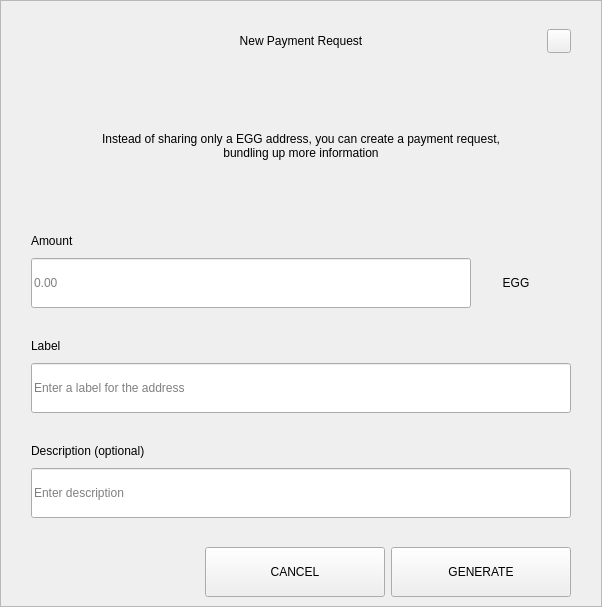
<?xml version="1.0" encoding="UTF-8"?>
<ui version="4.0">
 <class>RequestDialog</class>
 <widget class="QDialog" name="RequestDialog">
  <property name="geometry">
   <rect>
    <x>0</x>
    <y>0</y>
    <width>602</width>
    <height>607</height>
   </rect>
  </property>
  <property name="windowTitle">
   <string>Dialog</string>
  </property>
  <layout class="QVBoxLayout" name="verticalLayout_5">
   <property name="spacing">
    <number>0</number>
   </property>
   <property name="leftMargin">
    <number>0</number>
   </property>
   <property name="topMargin">
    <number>0</number>
   </property>
   <property name="rightMargin">
    <number>0</number>
   </property>
   <property name="bottomMargin">
    <number>0</number>
   </property>
   <item>
    <widget class="QFrame" name="frame">
     <property name="styleSheet">
      <string notr="true"/>
     </property>
     <property name="frameShape">
      <enum>QFrame::StyledPanel</enum>
     </property>
     <property name="frameShadow">
      <enum>QFrame::Raised</enum>
     </property>
     <layout class="QVBoxLayout" name="verticalLayout_4" stretch="1,0,0">
      <property name="spacing">
       <number>0</number>
      </property>
      <property name="leftMargin">
       <number>30</number>
      </property>
      <property name="topMargin">
       <number>20</number>
      </property>
      <property name="rightMargin">
       <number>30</number>
      </property>
      <property name="bottomMargin">
       <number>0</number>
      </property>
      <item>
       <layout class="QHBoxLayout" name="horizontalLayout_3">
        <property name="spacing">
         <number>0</number>
        </property>
        <item>
         <spacer name="horizontalSpacer_21">
          <property name="orientation">
           <enum>Qt::Horizontal</enum>
          </property>
          <property name="sizeHint" stdset="0">
           <size>
            <width>40</width>
            <height>20</height>
           </size>
          </property>
         </spacer>
        </item>
        <item>
         <widget class="QLabel" name="labelTitle">
          <property name="minimumSize">
           <size>
            <width>0</width>
            <height>40</height>
           </size>
          </property>
          <property name="maximumSize">
           <size>
            <width>16777215</width>
            <height>40</height>
           </size>
          </property>
          <property name="styleSheet">
           <string notr="true">padding-left:24px;</string>
          </property>
          <property name="text">
           <string>New Payment Request</string>
          </property>
          <property name="alignment">
           <set>Qt::AlignCenter</set>
          </property>
          <property name="margin">
           <number>7</number>
          </property>
         </widget>
        </item>
        <item>
         <spacer name="horizontalSpacer">
          <property name="orientation">
           <enum>Qt::Horizontal</enum>
          </property>
          <property name="sizeHint" stdset="0">
           <size>
            <width>40</width>
            <height>20</height>
           </size>
          </property>
         </spacer>
        </item>
        <item>
         <widget class="QPushButton" name="btnEsc">
          <property name="minimumSize">
           <size>
            <width>24</width>
            <height>24</height>
           </size>
          </property>
          <property name="maximumSize">
           <size>
            <width>24</width>
            <height>24</height>
           </size>
          </property>
          <property name="focusPolicy">
           <enum>Qt::NoFocus</enum>
          </property>
          <property name="text">
           <string/>
          </property>
         </widget>
        </item>
       </layout>
      </item>
      <item>
       <widget class="QStackedWidget" name="stack">
        <property name="minimumSize">
         <size>
          <width>540</width>
          <height>0</height>
         </size>
        </property>
        <property name="maximumSize">
         <size>
          <width>540</width>
          <height>16777215</height>
         </size>
        </property>
        <property name="currentIndex">
         <number>0</number>
        </property>
        <widget class="QWidget" name="page_1">
         <property name="minimumSize">
          <size>
           <width>540</width>
           <height>0</height>
          </size>
         </property>
         <property name="maximumSize">
          <size>
           <width>540</width>
           <height>16777215</height>
          </size>
         </property>
         <layout class="QVBoxLayout" name="layout1">
          <property name="spacing">
           <number>0</number>
          </property>
          <property name="leftMargin">
           <number>0</number>
          </property>
          <property name="topMargin">
           <number>0</number>
          </property>
          <property name="rightMargin">
           <number>0</number>
          </property>
          <property name="bottomMargin">
           <number>0</number>
          </property>
          <item>
           <spacer name="verticalSpacer_21">
            <property name="orientation">
             <enum>Qt::Vertical</enum>
            </property>
            <property name="sizeType">
             <enum>QSizePolicy::Fixed</enum>
            </property>
            <property name="sizeHint" stdset="0">
             <size>
              <width>20</width>
              <height>30</height>
             </size>
            </property>
           </spacer>
          </item>
          <item alignment="Qt::AlignHCenter">
           <widget class="QLabel" name="labelMessage">
            <property name="minimumSize">
             <size>
              <width>400</width>
              <height>50</height>
             </size>
            </property>
            <property name="text">
             <string>Instead of sharing only a EGG address, you can create a payment request, bundling up more information</string>
            </property>
            <property name="alignment">
             <set>Qt::AlignCenter</set>
            </property>
            <property name="wordWrap">
             <bool>true</bool>
            </property>
           </widget>
          </item>
          <item alignment="Qt::AlignBottom">
           <widget class="QWidget" name="containerAmount" native="true">
            <layout class="QVBoxLayout" name="verticalLayout">
             <property name="spacing">
              <number>9</number>
             </property>
             <property name="leftMargin">
              <number>0</number>
             </property>
             <property name="topMargin">
              <number>0</number>
             </property>
             <property name="rightMargin">
              <number>0</number>
             </property>
             <property name="bottomMargin">
              <number>0</number>
             </property>
             <item>
              <widget class="QLabel" name="labelSubtitleAmount">
               <property name="minimumSize">
                <size>
                 <width>350</width>
                 <height>16</height>
                </size>
               </property>
               <property name="maximumSize">
                <size>
                 <width>16777215</width>
                 <height>16</height>
                </size>
               </property>
               <property name="text">
                <string>Amount</string>
               </property>
              </widget>
             </item>
             <item alignment="Qt::AlignTop">
              <widget class="QWidget" name="layoutAmount" native="true">
               <layout class="QHBoxLayout" name="horizontalLayout" stretch="2,0">
                <property name="spacing">
                 <number>0</number>
                </property>
                <property name="leftMargin">
                 <number>0</number>
                </property>
                <property name="topMargin">
                 <number>0</number>
                </property>
                <property name="rightMargin">
                 <number>0</number>
                </property>
                <property name="bottomMargin">
                 <number>0</number>
                </property>
                <item>
                 <widget class="QLineEdit" name="lineEditAmount">
                  <property name="minimumSize">
                   <size>
                    <width>0</width>
                    <height>50</height>
                   </size>
                  </property>
                  <property name="maximumSize">
                   <size>
                    <width>16777215</width>
                    <height>50</height>
                   </size>
                  </property>
                  <property name="placeholderText">
                   <string notr="true">0.00</string>
                  </property>
                 </widget>
                </item>
                <item>
                 <widget class="QWidget" name="comboContainer" native="true">
                  <property name="minimumSize">
                   <size>
                    <width>100</width>
                    <height>50</height>
                   </size>
                  </property>
                  <property name="maximumSize">
                   <size>
                    <width>16777215</width>
                    <height>50</height>
                   </size>
                  </property>
                  <layout class="QHBoxLayout" name="horizontalLayout_31">
                   <property name="spacing">
                    <number>0</number>
                   </property>
                   <property name="leftMargin">
                    <number>0</number>
                   </property>
                   <property name="topMargin">
                    <number>0</number>
                   </property>
                   <property name="rightMargin">
                    <number>10</number>
                   </property>
                   <property name="bottomMargin">
                    <number>0</number>
                   </property>
                   <item>
                    <widget class="QLabel" name="comboBoxCoin">
                     <property name="text">
                      <string>EGG</string>
                     </property>
                     <property name="alignment">
                      <set>Qt::AlignCenter</set>
                     </property>
                    </widget>
                   </item>
                  </layout>
                 </widget>
                </item>
               </layout>
              </widget>
             </item>
            </layout>
           </widget>
          </item>
          <item>
           <spacer name="verticalSpacer_31">
            <property name="orientation">
             <enum>Qt::Vertical</enum>
            </property>
            <property name="sizeType">
             <enum>QSizePolicy::Fixed</enum>
            </property>
            <property name="sizeHint" stdset="0">
             <size>
              <width>20</width>
              <height>30</height>
             </size>
            </property>
           </spacer>
          </item>
          <item>
           <layout class="QVBoxLayout" name="verticalLayoutLabel">
            <property name="spacing">
             <number>9</number>
            </property>
            <item>
             <widget class="QLabel" name="labelSubtitleLabel">
              <property name="minimumSize">
               <size>
                <width>0</width>
                <height>16</height>
               </size>
              </property>
              <property name="maximumSize">
               <size>
                <width>16777215</width>
                <height>16</height>
               </size>
              </property>
              <property name="text">
               <string>Label</string>
              </property>
             </widget>
            </item>
            <item>
             <widget class="QLineEdit" name="lineEditLabel">
              <property name="minimumSize">
               <size>
                <width>0</width>
                <height>50</height>
               </size>
              </property>
              <property name="maximumSize">
               <size>
                <width>16777215</width>
                <height>50</height>
               </size>
              </property>
              <property name="placeholderText">
               <string>Enter a label for the address</string>
              </property>
             </widget>
            </item>
           </layout>
          </item>
          <item>
           <spacer name="verticalSpacer_34">
            <property name="orientation">
             <enum>Qt::Vertical</enum>
            </property>
            <property name="sizeType">
             <enum>QSizePolicy::Fixed</enum>
            </property>
            <property name="sizeHint" stdset="0">
             <size>
              <width>20</width>
              <height>30</height>
             </size>
            </property>
           </spacer>
          </item>
          <item>
           <layout class="QVBoxLayout" name="verticalLayoutDescription">
            <property name="spacing">
             <number>9</number>
            </property>
            <item>
             <widget class="QLabel" name="labelSubtitleDescription">
              <property name="minimumSize">
               <size>
                <width>0</width>
                <height>16</height>
               </size>
              </property>
              <property name="maximumSize">
               <size>
                <width>16777215</width>
                <height>16</height>
               </size>
              </property>
              <property name="text">
               <string>Description (optional)</string>
              </property>
             </widget>
            </item>
            <item>
             <widget class="QLineEdit" name="lineEditDescription">
              <property name="minimumSize">
               <size>
                <width>0</width>
                <height>50</height>
               </size>
              </property>
              <property name="maximumSize">
               <size>
                <width>16777215</width>
                <height>50</height>
               </size>
              </property>
              <property name="placeholderText">
               <string>Enter description</string>
              </property>
             </widget>
            </item>
            <item>
             <spacer name="verticalSpacer_4">
              <property name="orientation">
               <enum>Qt::Vertical</enum>
              </property>
              <property name="sizeType">
               <enum>QSizePolicy::Fixed</enum>
              </property>
              <property name="sizeHint" stdset="0">
               <size>
                <width>20</width>
                <height>20</height>
               </size>
              </property>
             </spacer>
            </item>
           </layout>
          </item>
         </layout>
        </widget>
        <widget class="QWidget" name="page_2">
         <layout class="QVBoxLayout" name="layout2">
          <item>
           <spacer name="verticalSpacer_5">
            <property name="orientation">
             <enum>Qt::Vertical</enum>
            </property>
            <property name="sizeType">
             <enum>QSizePolicy::Fixed</enum>
            </property>
            <property name="sizeHint" stdset="0">
             <size>
              <width>20</width>
              <height>50</height>
             </size>
            </property>
           </spacer>
          </item>
          <item alignment="Qt::AlignHCenter">
           <widget class="QLabel" name="labelQrImg">
            <property name="minimumSize">
             <size>
              <width>260</width>
              <height>260</height>
             </size>
            </property>
            <property name="maximumSize">
             <size>
              <width>260</width>
              <height>260</height>
             </size>
            </property>
            <property name="text">
             <string/>
            </property>
            <property name="alignment">
             <set>Qt::AlignCenter</set>
            </property>
           </widget>
          </item>
          <item>
           <spacer name="verticalSpacer_2">
            <property name="orientation">
             <enum>Qt::Vertical</enum>
            </property>
            <property name="sizeType">
             <enum>QSizePolicy::Fixed</enum>
            </property>
            <property name="sizeHint" stdset="0">
             <size>
              <width>20</width>
              <height>30</height>
             </size>
            </property>
           </spacer>
          </item>
          <item alignment="Qt::AlignHCenter">
           <widget class="QLabel" name="labelAddress">
            <property name="text">
             <string>D7VFR83SQbiezrW72hjcWJtcfip5krte2Z </string>
            </property>
           </widget>
          </item>
          <item>
           <spacer name="verticalSpacer_32">
            <property name="orientation">
             <enum>Qt::Vertical</enum>
            </property>
            <property name="sizeType">
             <enum>QSizePolicy::Expanding</enum>
            </property>
            <property name="sizeHint" stdset="0">
             <size>
              <width>20</width>
              <height>20</height>
             </size>
            </property>
           </spacer>
          </item>
          <item>
           <layout class="QHBoxLayout" name="horizontal">
            <property name="leftMargin">
             <number>20</number>
            </property>
            <property name="rightMargin">
             <number>20</number>
            </property>
            <property name="bottomMargin">
             <number>20</number>
            </property>
            <item>
             <spacer name="horizontalSpacer_4">
              <property name="orientation">
               <enum>Qt::Horizontal</enum>
              </property>
              <property name="sizeHint" stdset="0">
               <size>
                <width>40</width>
                <height>20</height>
               </size>
              </property>
             </spacer>
            </item>
            <item>
             <widget class="QPushButton" name="btnCopyAddress">
              <property name="minimumSize">
               <size>
                <width>180</width>
                <height>50</height>
               </size>
              </property>
              <property name="text">
               <string>COPY ADDRESS</string>
              </property>
             </widget>
            </item>
            <item>
             <widget class="QPushButton" name="btnCopyUrl">
              <property name="minimumSize">
               <size>
                <width>180</width>
                <height>50</height>
               </size>
              </property>
              <property name="text">
               <string>COPY URL</string>
              </property>
             </widget>
            </item>
            <item>
             <spacer name="horizontalSpacer_2">
              <property name="orientation">
               <enum>Qt::Horizontal</enum>
              </property>
              <property name="sizeHint" stdset="0">
               <size>
                <width>40</width>
                <height>20</height>
               </size>
              </property>
             </spacer>
            </item>
           </layout>
          </item>
         </layout>
        </widget>
       </widget>
      </item>
      <item>
       <widget class="QWidget" name="buttonsStack" native="true">
        <layout class="QHBoxLayout" name="horizontalLayout_5">
         <property name="leftMargin">
          <number>20</number>
         </property>
         <property name="rightMargin">
          <number>0</number>
         </property>
         <item>
          <spacer name="horizontalSpacer_41">
           <property name="orientation">
            <enum>Qt::Horizontal</enum>
           </property>
           <property name="sizeHint" stdset="0">
            <size>
             <width>40</width>
             <height>20</height>
            </size>
           </property>
          </spacer>
         </item>
         <item>
          <widget class="QPushButton" name="btnCancel">
           <property name="minimumSize">
            <size>
             <width>180</width>
             <height>50</height>
            </size>
           </property>
           <property name="focusPolicy">
            <enum>Qt::NoFocus</enum>
           </property>
           <property name="text">
            <string>CANCEL</string>
           </property>
          </widget>
         </item>
         <item>
          <widget class="QPushButton" name="btnSave">
           <property name="minimumSize">
            <size>
             <width>180</width>
             <height>50</height>
            </size>
           </property>
           <property name="focusPolicy">
            <enum>Qt::NoFocus</enum>
           </property>
           <property name="text">
            <string>GENERATE</string>
           </property>
          </widget>
         </item>
        </layout>
       </widget>
      </item>
     </layout>
    </widget>
   </item>
  </layout>
 </widget>
 <resources/>
 <connections/>
</ui>
